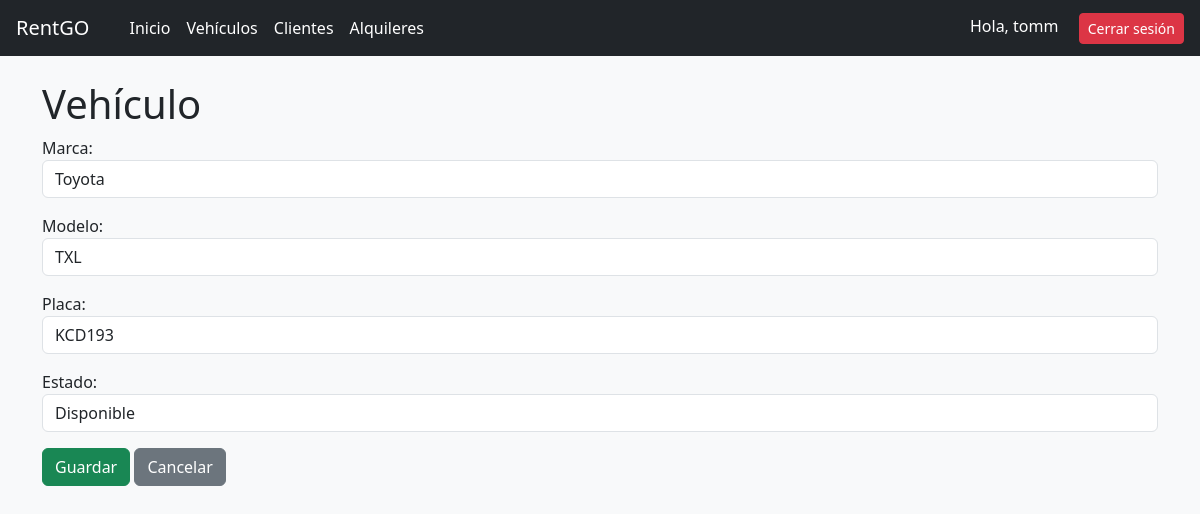
/vehicles/2/edit/ (signed in), run on the app's committed database.
### core/models.py (models this page shows, shortened)
class Vehicle(models.Model):
    ESTADOS = [
        ('available', 'Disponible'),
        ('rented', 'Alquilado'),
    ]
    marca = models.CharField(max_length=100)
    modelo = models.CharField(max_length=100)
    placa = models.CharField(max_length=20, unique=True)   # No duplicada
    estado = models.CharField(max_length=20, choices=ESTADOS, default='available')

### core/views.py (the view)
# urls.py: path("vehicles/<int:pk>/edit/", VehicleUpdateView.as_view(), name="vehicle-edit"),
class VehicleUpdateView(LoginRequiredMixin, AdminRequiredMixin, UpdateView):
    model = Vehicle
    form_class = VehicleForm
    template_name = 'core/vehicle_form.html'

### core/forms.py
class VehicleForm(forms.ModelForm):
    class Meta:
        model = Vehicle
        fields = "__all__"
    def __init__(self, *args, **kwargs):
        super().__init__(*args, **kwargs)
        for field in self.fields.values():
            field.widget.attrs.update({"class": "form-control"})

### core/views.py (called while the page is built)
    def test_func(self):
        return self.request.user.is_superuser

### core/templates/core/vehicle_form.html (shortened to what this page needs)
{% extends "core/base.html" %}
{% block content %}
<h1>Vehículo</h1>
<form method="post">
    {{ form.as_p }}
    <button class="btn btn-success">Guardar</button>
    <a href="{% url 'vehicle-list' %}" class="btn btn-secondary">Cancelar</a>
</form>
{% endblock %}

### core/templates/core/base.html (shortened to what this page needs)
<!DOCTYPE html>
<html lang="es">
<head>
    <link rel="stylesheet" href="https://cdn.jsdelivr.net/npm/bootstrap@5.3.0/dist/css/bootstrap.min.css">
</head>
<body class="bg-light">
<nav class="navbar navbar-dark bg-dark px-3 d-flex justify-content-between">
    <div class="d-flex align-items-center">
        <a class="navbar-brand text-white" href="/dashboard/">RentGO</a>
        <ul class="navbar-nav flex-row gap-3 ms-4">
            <li class="nav-item"><a class="nav-link text-white" href="/dashboard/">Inicio</a></li>
            <li class="nav-item"><a class="nav-link text-white" href="/vehicles/">Vehículos</a></li>
            <li class="nav-item"><a class="nav-link text-white" href="/clients/">Clientes</a></li>
            <li class="nav-item"><a class="nav-link text-white" href="/rentals/">Alquileres</a></li>
        </ul>
    </div>
    <div>
        {% if user.is_authenticated %}
            <span class="text-white me-3">Hola, {{ user.username }}</span>
            <a href="{% url 'logout' %}" class="btn btn-danger btn-sm">Cerrar sesión</a>
        {% endif %}
    </div>
</nav>
<div class="container mt-4">
    {% block content %}{% endblock %}
</div>
</body>
</html>

### data on the page
Vehicle: marca "Toyota", modelo "TXL", placa "KCD193", estado "Disponible"

### other printed values
{{ user.username }} "tomm"
